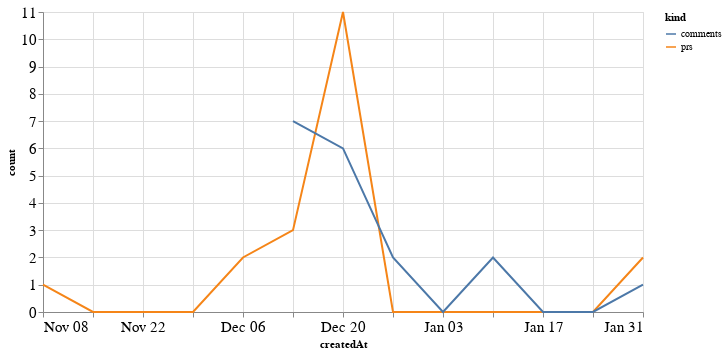

The notebook cell this image was saved under:
### Code cell
alt.Chart(total_time, width=600).mark_line().encode(
    x='createdAt',
    y='count',
    color='kind'
)

### Figure 1 — Vega-Lite specification as saved in the notebook (floating-point values rounded to 4 significant figures)
{"config": {"axisLeft": {"labelFontSize": 15}, "axisBottom": {"labelFontSize": 15}}, "data": {"name": "data-8e2a15c95e63bd208f326069f6f27782"}, "mark": "line", "encoding": {"color": {"type": "nominal", "field": "kind"}, "x": {"type": "temporal", "field": "createdAt"}, "y": {"type": "quantitative", "field": "count"}}, "width": 600, "$schema": "https://vega.github.io/schema/vega-lite/v4.8.1.json", "datasets": {"data-8e2a15c95e63bd208f326069f6f27782": [{"createdAt": "2020-11-08T00:00:00", "kind": "prs", "count": 1.0}, {"createdAt": "2020-11-15T00:00:00", "kind": "prs", "count": 0.0}, {"createdAt": "2020-11-22T00:00:00", "kind": "prs", "count": 0.0}, {"createdAt": "2020-11-29T00:00:00", "kind": "prs", "count": 0.0}, {"createdAt": "2020-12-06T00:00:00", "kind": "prs", "count": 2.0}, {"createdAt": "2020-12-13T00:00:00", "kind": "prs", "count": 3.0}, {"createdAt": "2020-12-20T00:00:00", "kind": "prs", "count": 11.0}, {"createdAt": "2020-12-27T00:00:00", "kind": "prs", "count": 0.0}, {"createdAt": "2021-01-03T00:00:00", "kind": "prs", "count": 0.0}, {"createdAt": "2021-01-10T00:00:00", "kind": "prs", "count": 0.0}, {"createdAt": "2021-01-17T00:00:00", "kind": "prs", "count": 0.0}, {"createdAt": "2021-01-24T00:00:00", "kind": "prs", "count": 0.0}, {"createdAt": "2021-01-31T00:00:00", "kind": "prs", "count": 2.0}, {"createdAt": "2020-11-08T00:00:00", "kind": "comments", "count": null}, {"createdAt": "2020-11-15T00:00:00", "kind": "comments", "count": null}, {"createdAt": "2020-11-22T00:00:00", "kind": "comments", "count": null}, {"createdAt": "2020-11-29T00:00:00", "kind": "comments", "count": null}, {"createdAt": "2020-12-06T00:00:00", "kind": "comments", "count": null}, {"createdAt": "2020-12-13T00:00:00", "kind": "comments", "count": 7.0}, {"createdAt": "2020-12-20T00:00:00", "kind": "comments", "count": 6.0}, {"createdAt": "2020-12-27T00:00:00", "kind": "comments", "count": 2.0}, {"createdAt": "2021-01-03T00:00:00", "kind": "comments", "count": 0.0}, {"createdAt": "2021-01-10T00:00:00", "kind": "comments", "count": 2.0}, {"createdAt": "2021-01-17T00:00:00", "kind": "comments", "count": 0.0}, {"createdAt": "2021-01-24T00:00:00", "kind": "comments", "count": 0.0}, {"createdAt": "2021-01-31T00:00:00", "kind": "comments", "count": 1.0}]}}
